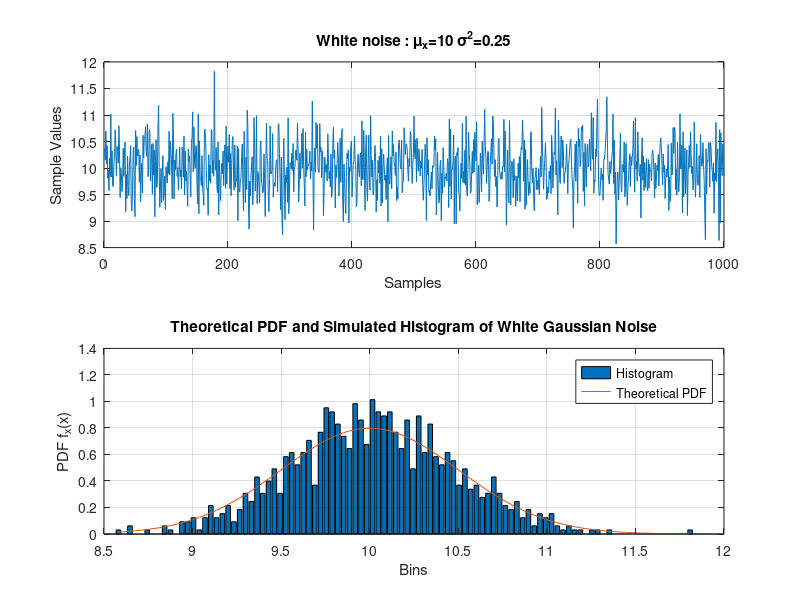

This figure's MATLAB source:
%%%%%%%%%%%%%%%%%%%%%%%%%%%%%%%%%%%%%%%%%%%%%%%%
%%%  UNIVERSIDAD DE IBAGUE  %%%
%%%  Master in Control      %%%
%%%  Instrumentation        %%%
%%%  Harold F MURCIA        %%%
%%%%%%%%%%%%%%%%%%%%%%%%%%%%%%%%%%%%%%%%%%%%%%%%

% White noise

clear all; clc; close all;
L=1000; %Sample length for the random signal
mu=10;
sigma=0.5;
X=sigma*randn(L,1)+mu;

figure();
subplot(2,1,1)
plot(X);
title(['White noise : \mu_x=',num2str(mu),' \sigma^2=',num2str(sigma^2)])
xlabel('Samples')
ylabel('Sample Values')
grid on;



subplot(2,1,2)
n=100; %number of Histrogram bins
[f,x]=hist(X,n);
bar(x,f/trapz(x,f)); 
hold on;
%Theoretical PDF of Gaussian Random Variable
g=(1/(sqrt(2*pi)*sigma))*exp(-((x-mu).^2)/(2*sigma^2));
plot(x,g);hold off; grid on;
title('Theoretical PDF and Simulated Histogram of White Gaussian Noise');
legend('Histogram','Theoretical PDF');
xlabel('Bins');
ylabel('PDF f_x(x)');